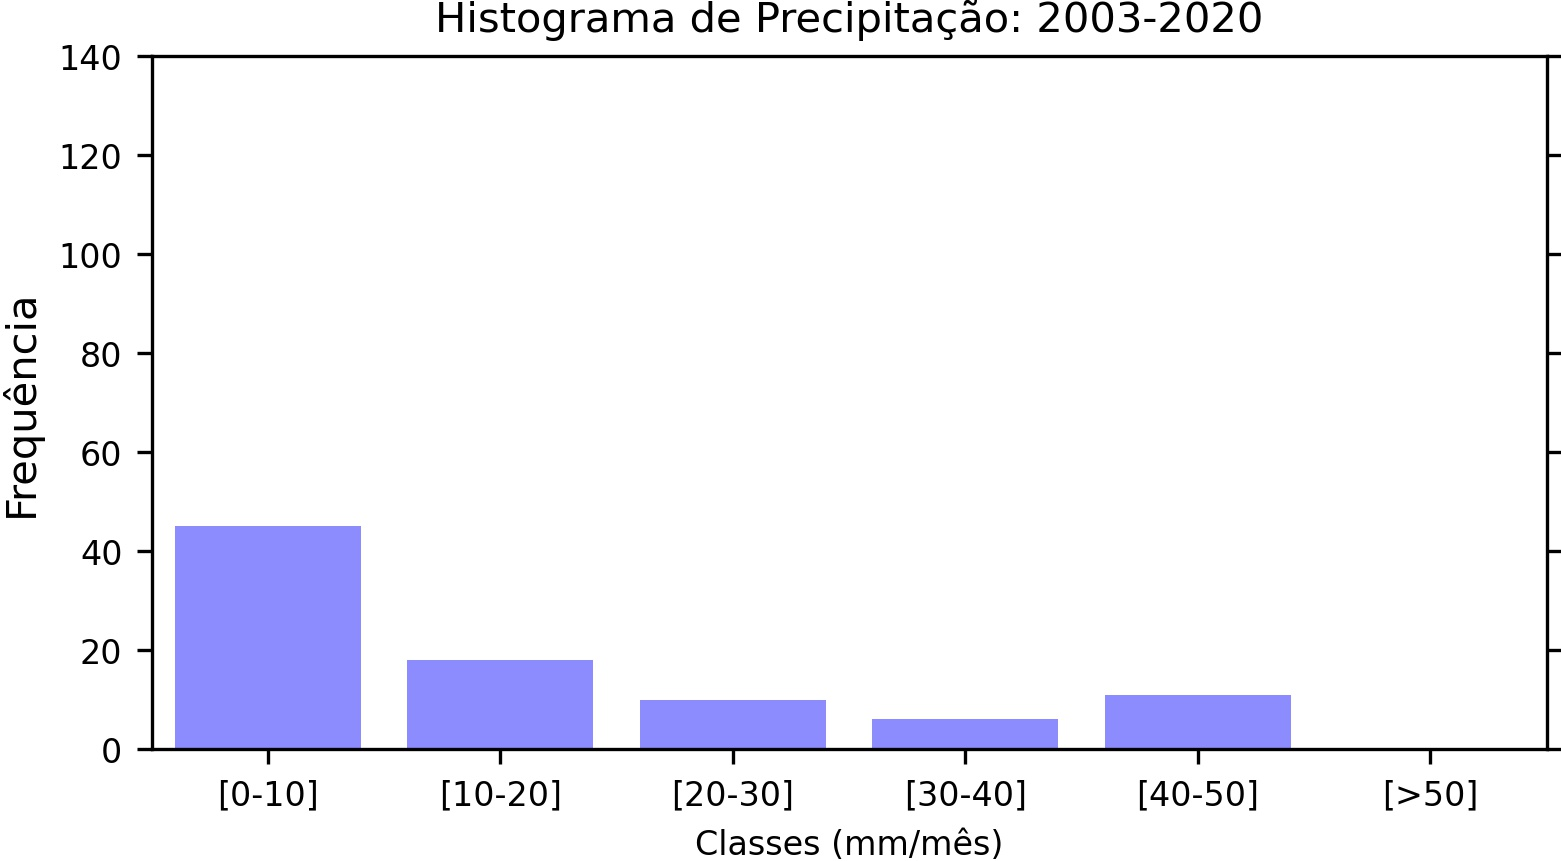

The Python source for this figure:
import pandas as pd
import matplotlib.pyplot as plt
import numpy as np

df = pd.read_csv('../../../dados/texto/variaveis_meteorologicas.txt', sep= '\t', names=['Data', 'UR', 'TEMP', 'Prec','VelVento', 'DirVento' ])

x = df['Prec']  # Importa os valores.
classes = ['[0-10]', '[10-20]', '[20-30]', '[30-40]', '[40-50]', '[>50]']

fig, ax = plt.subplots(figsize=(6,3))  # Largua e altura da figura.

ax.hist(x, bins=[0, 10, 20, 30, 40, 50], histtype='bar', color='blue', alpha=0.45, rwidth=0.8) 

# Título principal da figura.
plt.title('Histograma de Precipitação: 2003-2020', fontsize=10)

# Formatação do eixo x.
plt.xlabel('Classes (mm/mês)', fontsize=8)  # Título do eixo x e o seu tamanho.
ax.set_xlim(0, 60)  # Define o mínimo e o máximo valor do eixo x.
plt.setp(ax.get_xticklabels(), rotation=0, ha="center", rotation_mode="anchor")
plt.xticks([5, 15, 25, 35, 45, 55], classes, fontsize=8)  # Rótulos do eixo x e tamanho.

# Formatação do eixo y.
plt.ylabel('Frequência', fontsize=10)  # Título do eixo y e o seu tamanho.
ax.set_ylim(0, 140)  # Mínimo e máximo valor do eixo y.
ax.set_yticks(ticks=range(0, 145, 20))  # Rótulos do eixo y definido pelo usuário.
plt.yticks(fontsize=8)  # Tamanho dos rótulos do eixo y.
plt.tick_params(axis='y', right=True)  # Habilita o tickmark do eixo direito.

#   Salva a figura no formato ".jpg" com dpi=300 e remove espaços excedentes.
plt.savefig('ex04.jpg', transparent=True, dpi=300, bbox_inches='tight', pad_inches=0)